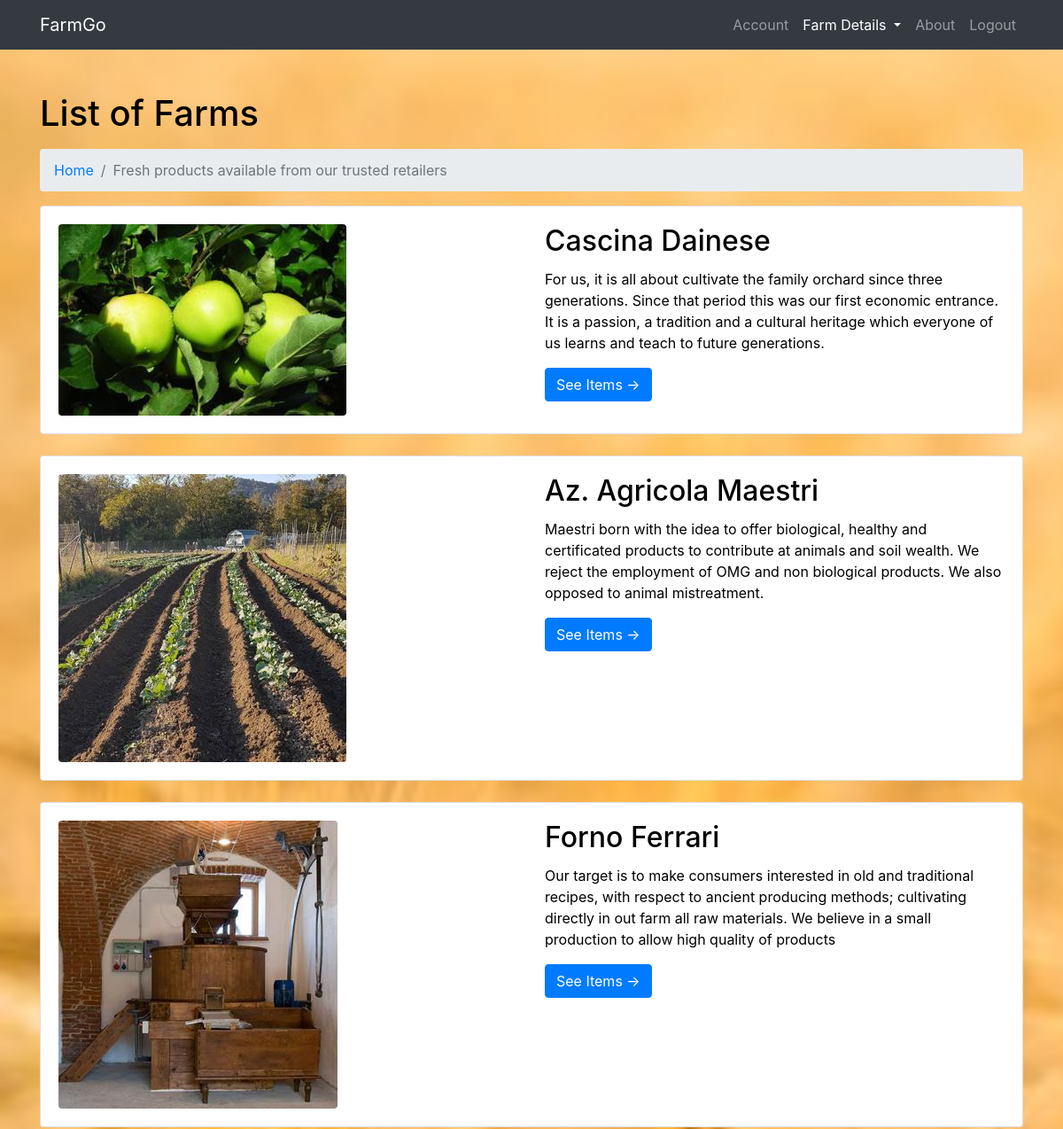
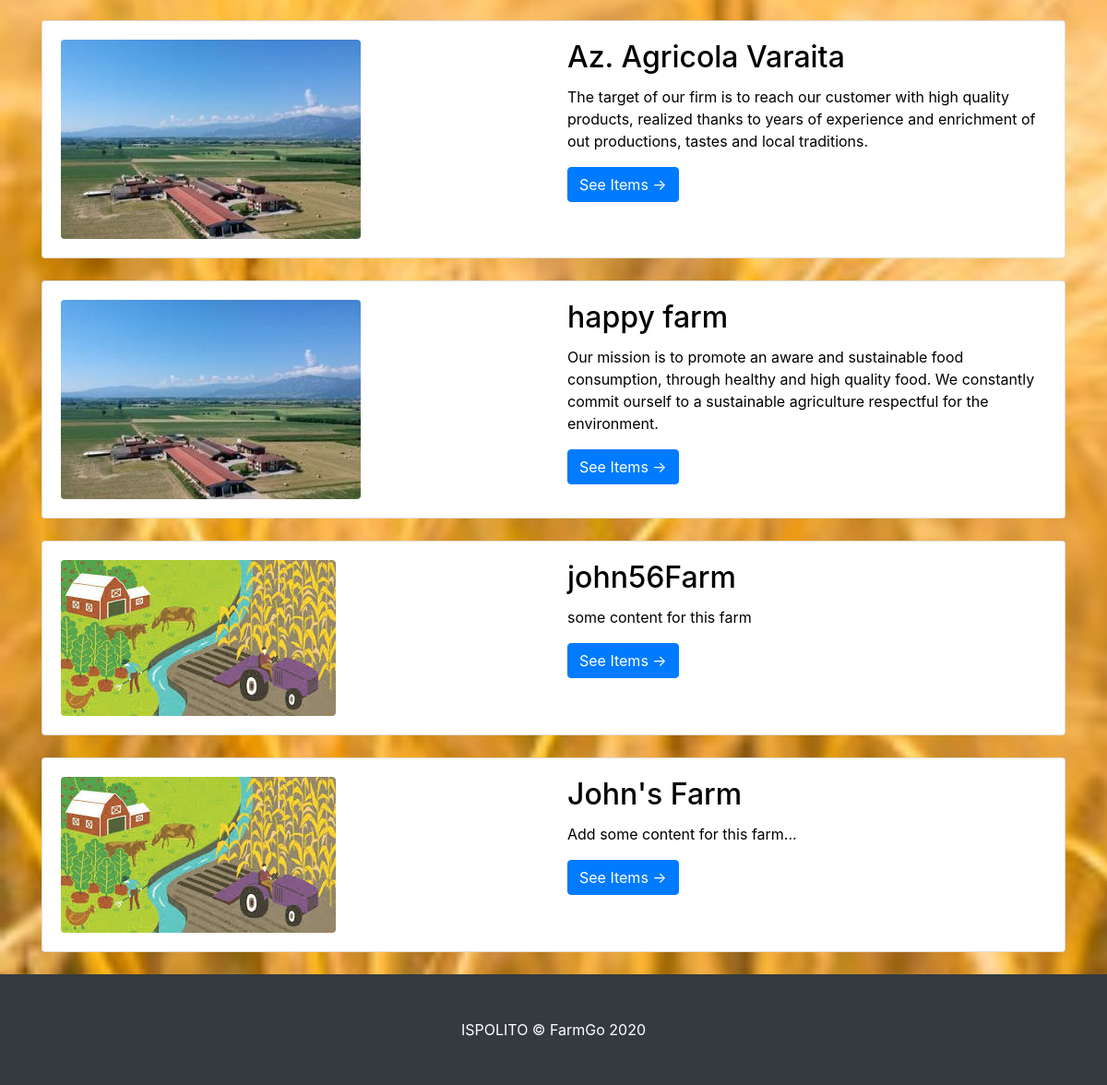
The app's page /home (signed in) with its own data (2 pictures, top to bottom).
### FlaskBlog/models.py (models this page shows, shortened)
class Post(db.Model):
    id = db.Column(db.Integer, primary_key=True)
    title = db.Column(db.String(100), nullable=False)
    date_posted = db.Column(db.DateTime, nullable=False, default=datetime.utcnow)
    image_farm_file = db.Column(db.String(20), nullable=False, default='farm_pic.jpg')
    content = db.Column(db.Text, nullable=False)
    user_id = db.Column(db.Integer, db.ForeignKey('user.id'), nullable=False)
    user_order_farms = db.relationship('PurchaseInfo', backref='farm_that_sold', lazy=True)
    user_order_comment_farms = db.relationship('Comments', backref='farm_got_commented', lazy=True)
    city = db.Column(db.String(20), nullable=False, default='Torino')

### FlaskBlog/routes.py (the view)
@app.route('/home')
def home():
    posts = Post.query.filter_by(city='Torino')
    return render_template('home.html', posts=posts)

### FlaskBlog/models.py (called while the page is built)
@login_manager.user_loader
def load_user(id):
    return User.query.get(int(id))

### FlaskBlog/templates/home.html
{% extends 'layout.html' %}
{% block content %}
    <h1 class="mt-4 mb-3">List of Farms
    </h1>
    <ol class="breadcrumb">
      <li class="breadcrumb-item">
        <a href="{{ url_for('home') }}">Home</a>
      </li>
      <li class="breadcrumb-item active">Fresh products available from our trusted retailers</li>
    </ol>
    {% for post in posts %}
        <div class="card mb-4">
          <div class="card-body">
            <div class="row">
              <div class="col-lg-6">
                <a href="#">
                  <img class="img-fluid rounded" src={{ url_for('static', filename='Pics/' + post.image_farm_file) }}>
                </a>
              </div>
              <div class="col-lg-6">
                <h2 class="card-title">{{ post.title }}</h2>
                <p class="card-text">{{ post.content }}</p>
                <a href="{{ url_for('post', post_id=post.id) }}" class="btn btn-primary">See Items &rarr;</a>
              </div>
            </div>
          </div>
        </div>
    {% endfor %}
{% endblock content %}

### FlaskBlog/static/css/modern-business.css (style rules this page uses)
body { padding-top: 56px; }

### records on screen
Post: image_farm_file (picture), title "Cascina Dainese", content "For us, it is all about cultivate the family orchard since three generations. Since that period this was our first economic entrance. It is a passion, a tradition and a cultural heritage which everyone of us learns and teach to future generations."
Post: image_farm_file (picture), title "Az. Agricola Maestri", content "Maestri born with the idea to offer biological, healthy and certificated products to contribute at animals and soil wealth. We reject the employment of OMG and non biological products. We also opposed to animal mistreatment."
Post: image_farm_file (picture), title "Forno Ferrari", content "Our target is to make consumers interested in old and traditional recipes, with respect to ancient producing methods; cultivating directly in out farm all raw materials. We believe in a small production to allow high quality of products"
Post: image_farm_file (picture), title "Az. Agricola Varaita", content "The target of our firm is to reach our customer with high quality products, realized thanks to years of experience and enrichment of out productions, tastes and local traditions."
Post: image_farm_file (picture), title "happy farm", content "Our mission is to promote an aware and sustainable food consumption, through healthy and high quality food. We constantly commit ourself to a sustainable agriculture respectful for the environment."
Post: image_farm_file (picture), title "john56Farm", content "some content for this farm"
Post: image_farm_file (picture), title "John's Farm", content "Add some content for this farm..."
